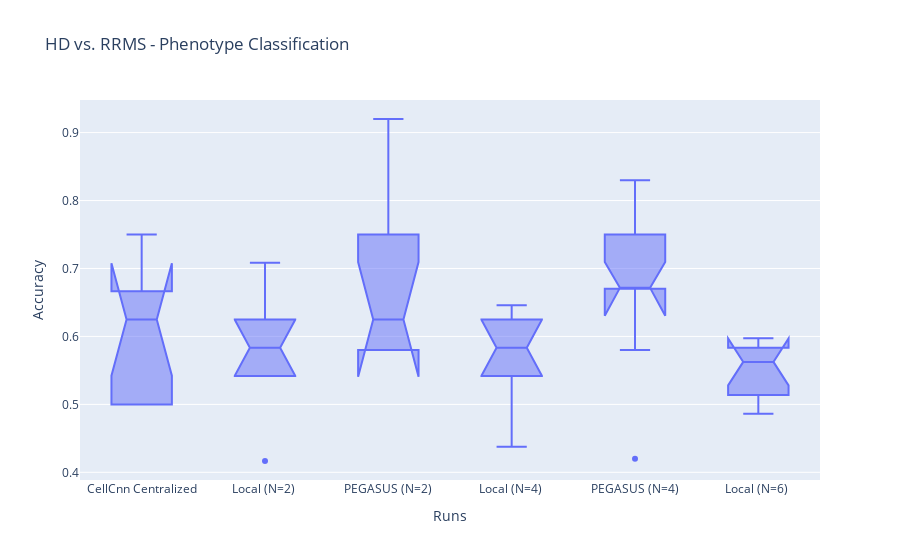
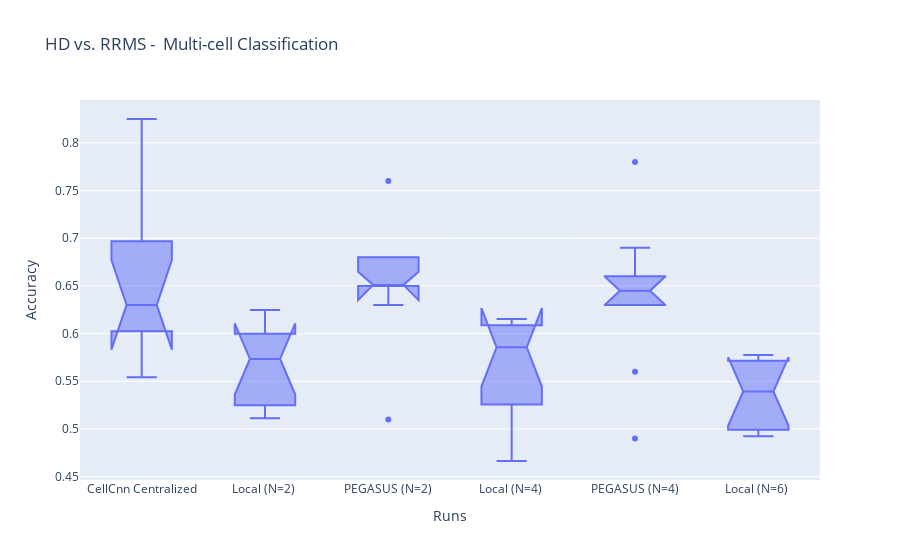

Write notebook code for charts like these, in order.
### Code cell
import plotly.express as px
import pandas
import plotly.graph_objects as go

df = pandas.read_excel("AllResults_RRMS_10runs.xlsx")

dfPhenotype = df.loc[df['Classification']== 'Phenotype Classification']
dfMultiCell = df.loc[df['Classification']== 'Multi-cell Classification']

colors = ['rgba(93, 164, 214, 0.5)', 'rgba(255, 144, 14, 0.5)', 'rgba(44, 160, 101, 0.5)',
          'rgba(255, 65, 54, 0.5)', 'rgba(207, 114, 255, 0.5)', 'rgba(127, 96, 0, 0.5)']

# fig = go.Figure()
# fig.add_trace(go.Box(y=y0, name='Sample A',
#                 marker_color = 'indianred'))
# fig.add_trace(go.Box(y=y1, name = 'Sample B',
#                 marker_color = 'lightseagreen'))

# fig.show()
fig = px.box(dfPhenotype, x="Runs", y="Accuracy",title="HD vs. RRMS - Phenotype Classification",notched=True)

fig.show()
fig = px.box(dfMultiCell, x="Runs", y="Accuracy",title="HD vs. RRMS -  Multi-cell Classification", notched=True)

fig.show()

### Figure 1 — Plotly figure (JSON) as saved in the notebook; plotly's stock layout.template omitted (floating-point values rounded to 4 significant figures)
{"data": [{"alignmentgroup": "True", "hovertemplate": "Runs=%{x}<br>Accuracy=%{y}<extra></extra>", "legendgroup": "", "marker": {"color": "#636efa"}, "name": "", "notched": true, "offsetgroup": "", "orientation": "v", "showlegend": false, "type": "box", "x": ["CellCnn Centralized", "CellCnn Centralized", "CellCnn Centralized", "CellCnn Centralized", "CellCnn Centralized", "CellCnn Centralized", "CellCnn Centralized", "CellCnn Centralized", "CellCnn Centralized", "CellCnn Centralized", "Local (N=2) ", "Local (N=2) ", "Local (N=2) ", "Local (N=2) ", "Local (N=2) ", "Local (N=2) ", "Local (N=2) ", "Local (N=2) ", "Local (N=2) ", "Local (N=2) ", "PEGASUS (N=2)", "PEGASUS (N=2)", "PEGASUS (N=2)", "PEGASUS (N=2)", "PEGASUS (N=2)", "PEGASUS (N=2)", "PEGASUS (N=2)", "PEGASUS (N=2)", "PEGASUS (N=2)", "PEGASUS (N=2)", "Local (N=4) ", "Local (N=4) ", "Local (N=4) ", "Local (N=4) ", "Local (N=4) ", "Local (N=4) ", "Local (N=4) ", "Local (N=4) ", "Local (N=4) ", "Local (N=4) ", "PEGASUS (N=4)", "PEGASUS (N=4)", "PEGASUS (N=4)", "PEGASUS (N=4)", "PEGASUS (N=4)", "PEGASUS (N=4)", "PEGASUS (N=4)", "PEGASUS (N=4)", "PEGASUS (N=4)", "PEGASUS (N=4)", "Local (N=6) ", "Local (N=6) ", "Local (N=6) ", "Local (N=6) ", "Local (N=6) ", "Local (N=6) ", "Local (N=6) ", "Local (N=6) ", "Local (N=6) ", "Local (N=6) ", "PEGASUS (N=6)", "PEGASUS (N=6)", "PEGASUS (N=6)", "PEGASUS (N=6)", "PEGASUS (N=6)", "PEGASUS (N=6)", "PEGASUS (N=6)", "PEGASUS (N=6)", "PEGASUS (N=6)", "PEGASUS (N=6)"], "x0": " ", "xaxis": "x", "y": [0.6667, 0.6667, 0.5833, 0.6667, 0.6667, 0.5833, 0.75, 0.5, 0.5, 0.5, 0.5417, 0.4167, 0.6667, 0.5833, 0.5833, 0.5417, 0.5833, 0.5417, 0.7083, 0.625, 0.75, 0.67, 0.58, 0.58, 0.92, 0.58, 0.58, 0.67, 0.75, 0.58, 0.625, 0.6458, 0.5417, 0.6042, 0.4375, 0.4583, 0.6458, 0.5625, 0.625, 0.5417, 0.75, 0.67, 0.58, 0.42, 0.67, 0.75, 0.75, 0.83, 0.67, 0.67, 0.5972, 0.5833, 0.5833, 0.5694, 0.5694, 0.5278, 0.5556, 0.5139, 0.5139, 0.4861, null, null, null, null, null, null, null, null, null, null], "y0": " ", "yaxis": "y"}], "layout": {"boxmode": "group", "legend": {"tracegroupgap": 0}, "title": {"text": "HD vs. RRMS - Phenotype Classification"}, "xaxis": {"anchor": "y", "domain": [0, 1], "title": {"text": "Runs"}}, "yaxis": {"anchor": "x", "domain": [0, 1], "title": {"text": "Accuracy"}}}}

### Figure 2 — Plotly figure (JSON) as saved in the notebook; plotly's stock layout.template omitted (floating-point values rounded to 4 significant figures)
{"data": [{"alignmentgroup": "True", "hovertemplate": "Runs=%{x}<br>Accuracy=%{y}<extra></extra>", "legendgroup": "", "marker": {"color": "#636efa"}, "name": "", "notched": true, "offsetgroup": "", "orientation": "v", "showlegend": false, "type": "box", "x": ["CellCnn Centralized", "CellCnn Centralized", "CellCnn Centralized", "CellCnn Centralized", "CellCnn Centralized", "CellCnn Centralized", "CellCnn Centralized", "CellCnn Centralized", "CellCnn Centralized", "CellCnn Centralized", "Local (N=2) ", "Local (N=2) ", "Local (N=2) ", "Local (N=2) ", "Local (N=2) ", "Local (N=2) ", "Local (N=2) ", "Local (N=2) ", "Local (N=2) ", "Local (N=2) ", "PEGASUS (N=2)", "PEGASUS (N=2)", "PEGASUS (N=2)", "PEGASUS (N=2)", "PEGASUS (N=2)", "PEGASUS (N=2)", "PEGASUS (N=2)", "PEGASUS (N=2)", "PEGASUS (N=2)", "PEGASUS (N=2)", "Local (N=4) ", "Local (N=4) ", "Local (N=4) ", "Local (N=4) ", "Local (N=4) ", "Local (N=4) ", "Local (N=4) ", "Local (N=4) ", "Local (N=4) ", "Local (N=4) ", "PEGASUS (N=4)", "PEGASUS (N=4)", "PEGASUS (N=4)", "PEGASUS (N=4)", "PEGASUS (N=4)", "PEGASUS (N=4)", "PEGASUS (N=4)", "PEGASUS (N=4)", "PEGASUS (N=4)", "PEGASUS (N=4)", "Local (N=6) ", "Local (N=6) ", "Local (N=6) ", "Local (N=6) ", "Local (N=6) ", "Local (N=6) ", "Local (N=6) ", "Local (N=6) ", "Local (N=6) ", "Local (N=6) ", "PEGASUS (N=6)", "PEGASUS (N=6)", "PEGASUS (N=6)", "PEGASUS (N=6)", "PEGASUS (N=6)", "PEGASUS (N=6)", "PEGASUS (N=6)", "PEGASUS (N=6)", "PEGASUS (N=6)", "PEGASUS (N=6)"], "x0": " ", "xaxis": "x", "y": [0.5542, 0.5999, 0.6271, 0.6247, 0.633, 0.6024, 0.7282, 0.6559, 0.6969, 0.825, 0.5677, 0.5152, 0.6247, 0.5249, 0.5791, 0.5112, 0.5822, 0.5538, 0.6, 0.6064, 0.51, 0.68, 0.65, 0.65, 0.63, 0.76, 0.65, 0.68, 0.66, 0.65, 0.6153, 0.6022, 0.5258, 0.5697, 0.4664, 0.4944, 0.6086, 0.6016, 0.6145, 0.5261, 0.63, 0.69, 0.78, 0.64, 0.64, 0.56, 0.65, 0.49, 0.66, 0.66, 0.5716, 0.5611, 0.5776, 0.5456, 0.5722, 0.4965, 0.5331, 0.4924, 0.4992, 0.5058, null, null, null, null, null, null, null, null, null, null], "y0": " ", "yaxis": "y"}], "layout": {"boxmode": "group", "legend": {"tracegroupgap": 0}, "title": {"text": "HD vs. RRMS -  Multi-cell Classification"}, "xaxis": {"anchor": "y", "domain": [0, 1], "title": {"text": "Runs"}}, "yaxis": {"anchor": "x", "domain": [0, 1], "title": {"text": "Accuracy"}}}}
